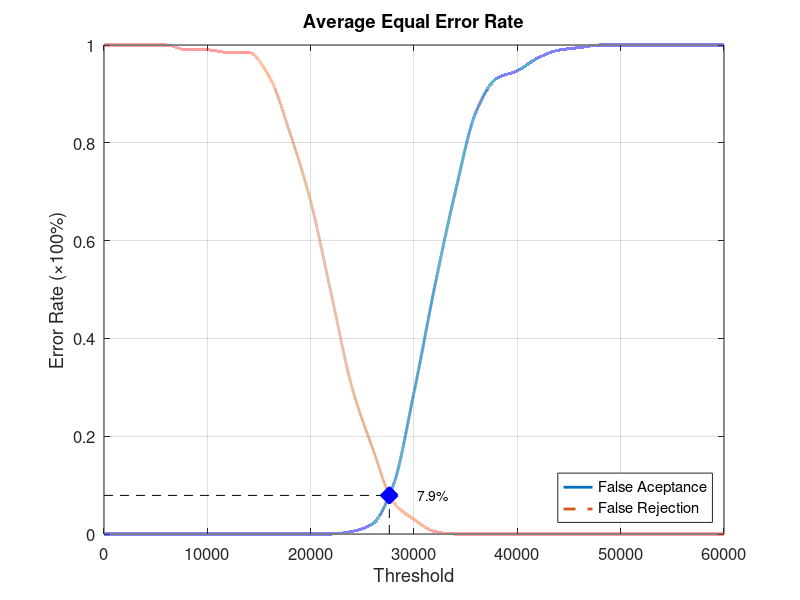
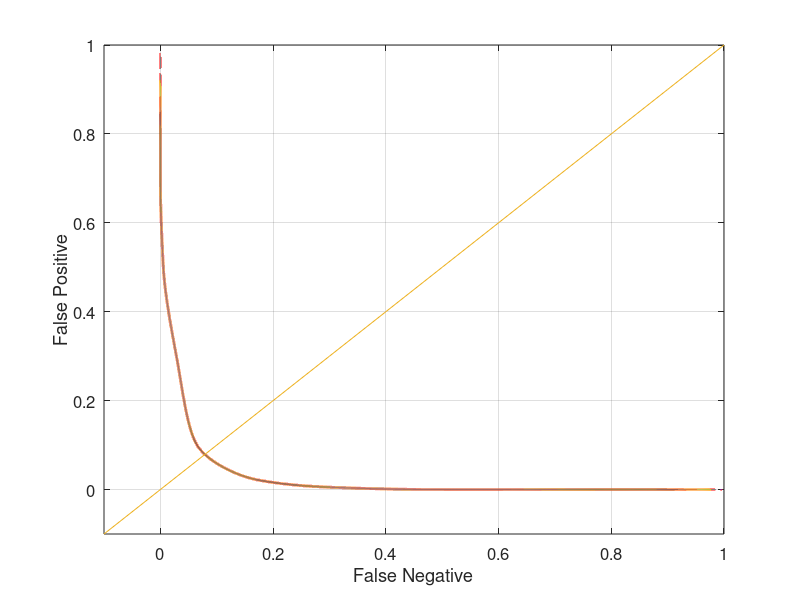

The MATLAB source for these figures, in order:
function yEER = Database3_2
close all;
clear;
clc;
x = 0:2000:60000;
xq = 0:0.5:60000;

y0 = [0 0 0 0 0 0 0 0 0 0 0 0 0.00526316 0.0210526 0.1 0.289474 0.505263 0.7 0.863158 0.931579 0.947368 0.973684 0.989474 0.994737 1 1 1 1 1 1 1];
yy0 = interp1(x, y0, xq, 'pchip');
y1 = [1 1 1 1 0.99 0.99 0.985 0.985 0.935 0.82 0.68 0.49 0.3 0.175 0.065 0.03 0.005 0 0 0 0 0 0 0 0 0 0 0 0 0 0];
yy1 = interp1(x, y1, xq, 'pchip');

% Calculating EER: 
y2 = abs(y0 - y1);
find(y2 == min(y2))
yy2 = abs(yy0 - yy1);
xEER = find(yy2 == min(yy2));
xEERIndex = xq(xEER) % X-axis EER
yEER = yy0(xEER) % Y-axis EER

main = figure
plot(xq, yy0,'-','LineWidth', 2);	hold on
plot(xq, yy1,'--','LineWidth', 2);	hold on
plot([xEERIndex xEERIndex], [0 yEER], 'k--');	hold on
plot([0 xEERIndex], [yEER yEER], 'k--');	hold on
plot(xEERIndex, yEER, 'bx', 'LineWidth', 10);	hold on
text(xEERIndex + 10 * xEERIndex / 100, yEER, [num2str(round((10000 * yEER)) / 100) '%'])
legend('False Aceptance', 'False Rejection', 'Location', 'SouthEast')
xlabel('Threshold')
ylabel('Error Rate (\times100%)')
title('Average Equal Error Rate')
set(gca, 'FontSize', 12)
axis([0 60000 0 1])
grid on

print(main, 'Database3_2Main', '-dpng');
FNRxFPR = figure('Color', [1 1 1]);
plot(yy1, yy0, '-', yy1, yy0, 'LineWidth', 2);
hold on
y = -0.1:0.1:1
plot(y, y); 
set(gca, 'FontSize', 12)
xlabel('False Negative')
ylabel('False Positive')
axis([-0.1 1 -0.1 1])
set(gca, 'FontSize', 12)
grid on

print(FNRxFPR, 'Database3_2FNRxFPR','-dpng');
end
